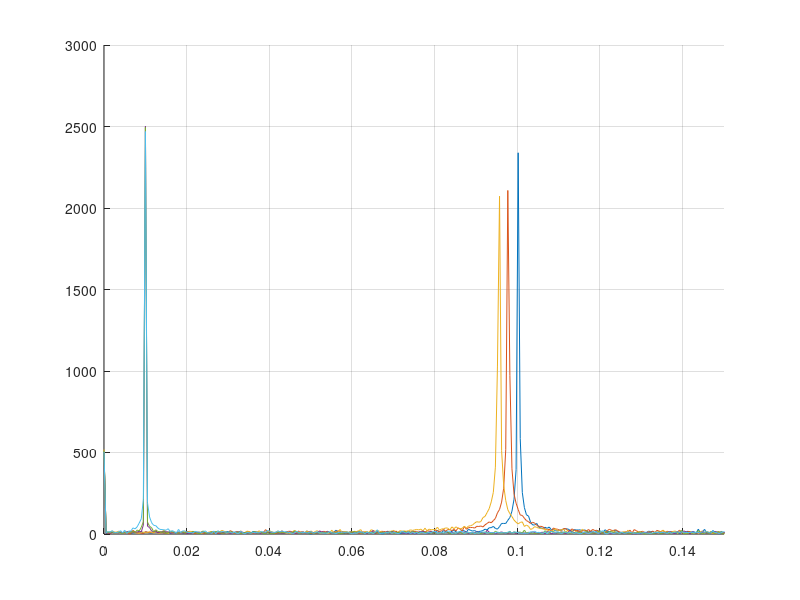

Recreate this plot in MATLAB. (Note: this script raises an error after producing the figure.)
clc; clear all; close all;

%%
fs = 0.5;
Ts = 1 / fs;
L  = 1000;

sin_period = [10, 10.25, 10.5, 100, 100.25, 100.5];
sin_freq   = 1 ./ sin_period

u     = zeros([1, L]);
fft_u = zeros([size(sin_period, 2), L]);

for i = 1 : size(sin_period, 2)
    x = linspace(0, (L / (fs/sin_freq(i))) * 2*pi, L);
    u(1, :) = 5 * sin(x) + rand([1, L]);
    fft_u(i, :) = abs(fft(u(1, :)));
end

figure(1);
hold on
grid on
xlim([0, max(sin_freq) + 0.05]);
x_freq = linspace(0, fs/2, L/2);
for i = 1 : size(sin_period, 2)
    plot(x_freq, fft_u(i, 1:L/2));
end
legend("Frequency : 1 / " + num2str(sin_period(1)), ...
        "Frequency : 1 / " + num2str(sin_period(2)), ...
        "Frequency : 1 / " + num2str(sin_period(3)), ...
        "Frequency : 1 / " + num2str(sin_period(4)), ...
        "Frequency : 1 / " + num2str(sin_period(5)), ...
        "Frequency : 1 / " + num2str(sin_period(6)));
xlabel("Frequency (Hz)");
ylabel("Amplitude");
